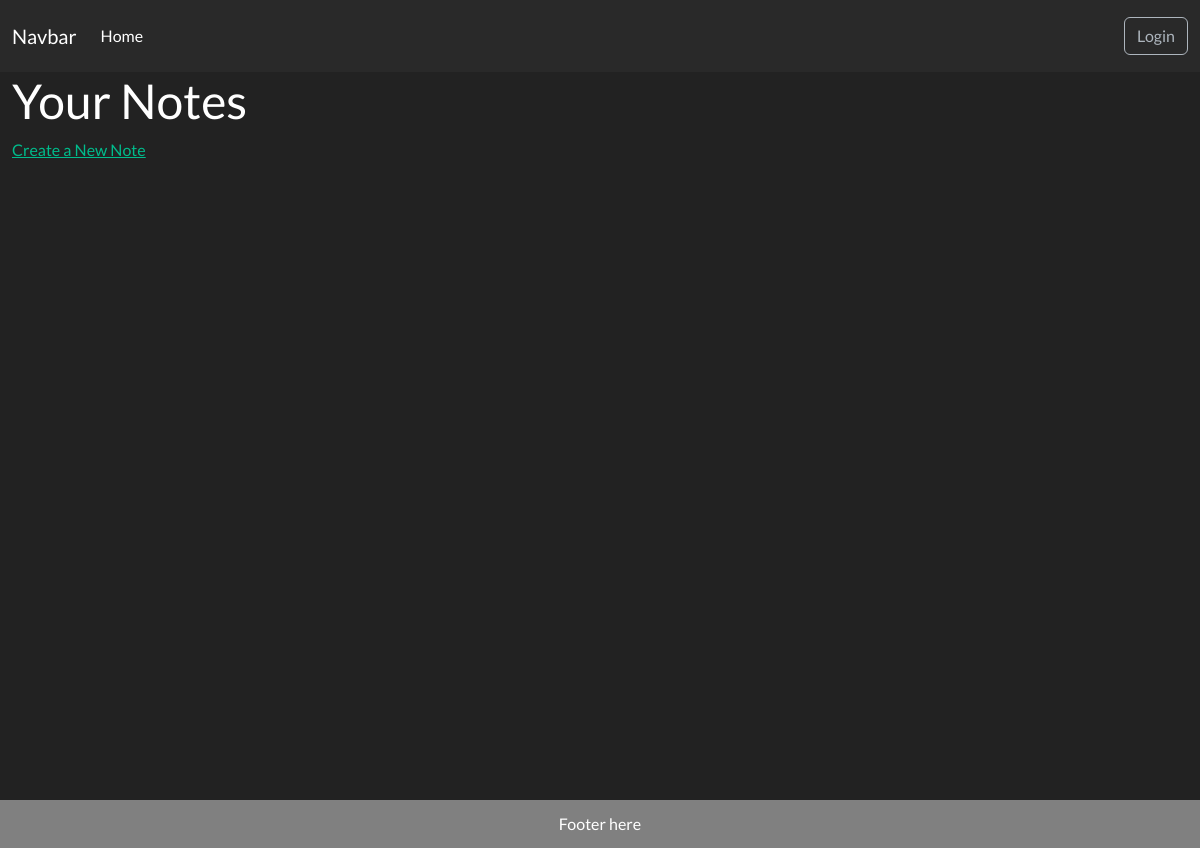
The app's page /notes/, older data.
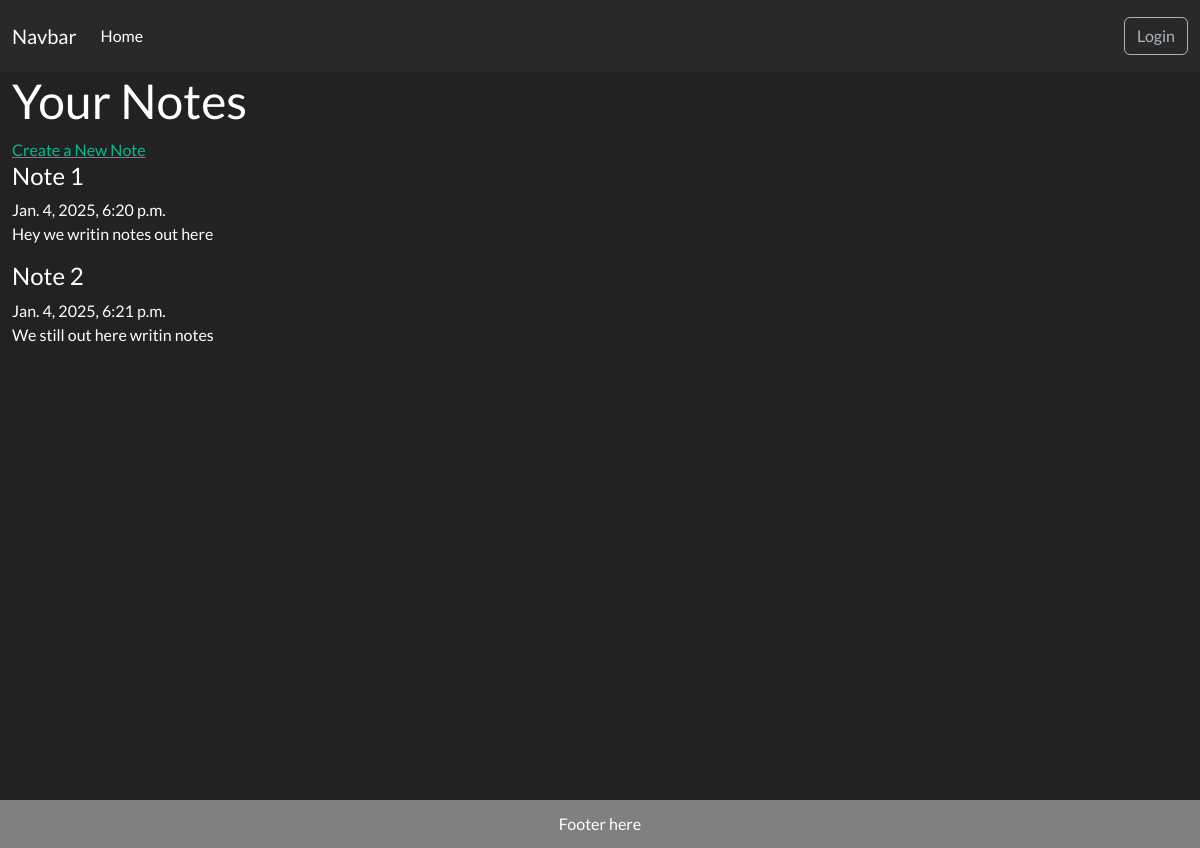
The same page, newer data.
### notes/models.py (models this page shows, shortened)
class Note(models.Model):
    title = models.CharField(max_length=80)
    text = models.TextField()
    created_on = models.DateTimeField(auto_now_add=True)

### notes/views.py (the view)
# urls.py: path("", ListNoteView.as_view(), name = "list_note")
class ListNoteView(ListView):
    template_name = "notes/list_note.html"
    model = Note

### templates/notes/list_note.html (shortened to what this page needs)
{% extends 'base.html' %}
{% load static %}
{% block css %}
    <link rel="stylesheet" href="{% static 'css/notes.css' %}">
{% endblock %}
{% block content %}
<div>
    <div>
        <h1>Your Notes</h1>
        <a href="#">Create a New Note</a>
    </div>
    {%  for note in note_list %}
        <div class="note">
            <h4>{{ note.title }}</h4>
            <label for="">{{ note.created_on }}</label>
            <p>{{ note.text|truncatechars:100 }}</p>
        </div>
    {% endfor %}
</div>
{% endblock %}

Row changes from the older to the newer data that the page shows:
added Note: title "Note 1", created_on "Jan. 4, 2025, 6:20 p.m.", text "Hey we writin notes out here"
added Note: title "Note 2", created_on "Jan. 4, 2025, 6:21 p.m.", text "We still out here writin notes"
